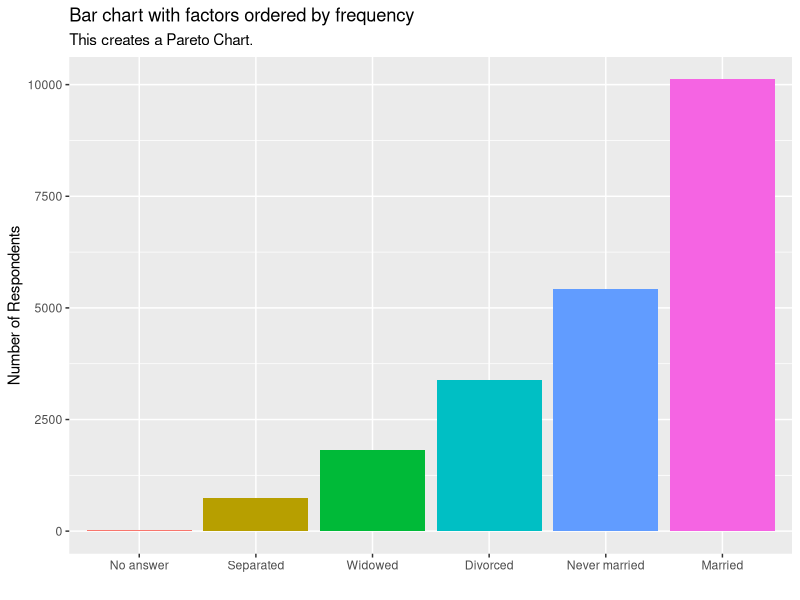
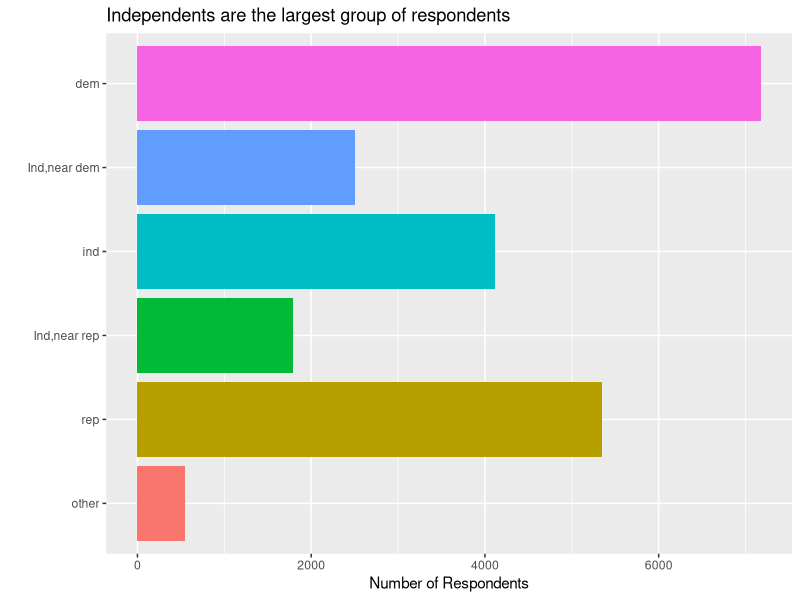
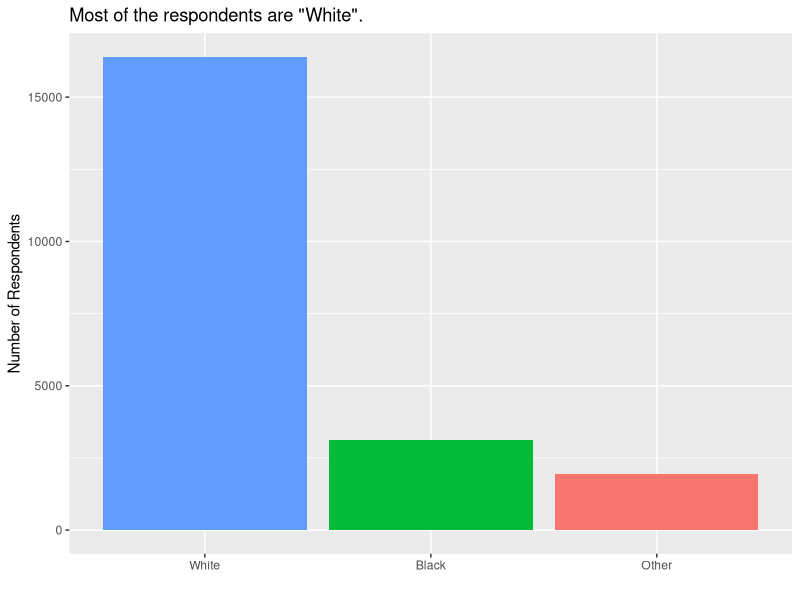
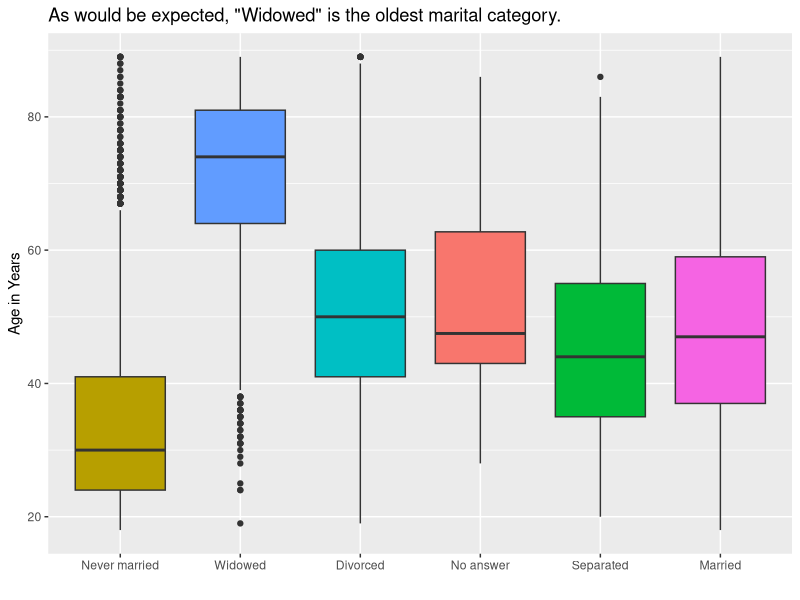

Here is the R script that generated these plots, in order:
## ---- chunk 1
knitr::opts_chunk$set(echo = TRUE,
                      message = FALSE,
                      warning = FALSE)
library(tidyverse)
library(forcats)
## ---- chunk 2
gss_cat %>%
  mutate(marital = marital %>% fct_infreq() %>% fct_rev()) %>%
  ggplot(aes(x = marital, fill = marital)) +
  geom_bar(show.legend = FALSE) +
  labs(
    title = "Bar chart with factors ordered by frequency",
    subtitle = "This creates a Pareto Chart.",
    x = "",
    y = "Number of Respondents"
  )
## ---- chunk 3
gss_cat %>%
  mutate(partyid = fct_collapse(
    partyid,
    other = c("No answer", "Don't know", "Other party"),
    rep = c("Strong republican", "Not str republican"),
    ind = c("Ind, near rep", "Independent", "Ind, near dem"),
    dem = c("Not str democrat", "Strong democrat")
  )) %>%
  ggplot(aes(x = partyid, fill = partyid)) +
  geom_bar(show.legend = FALSE) +
  coord_flip() +
  labs(
    title = "Independents are the largest group of respondents",
    x = "",
    y = "Number of Respondents"
  )
## ---- chunk 4
gss_cat %>% 
  ggplot(aes(x = race %>% fct_infreq(), fill = race)) +
  geom_bar(show.legend = FALSE) +
  labs(
    title = 'Most of the respondents are "White".',
    x = "", 
    y = "Number of Respondents"
  )
## ---- chunk 5
gss_cat %>% 
  select(marital, age) %>% 
  na.omit() %>% 
  ggplot(aes(fct_reorder(marital, age, IQR), age, fill = marital)) + 
  geom_boxplot(show.legend = FALSE) +
  labs(
    title = 'As would be expected, "Widowed" is the oldest marital category.',
    x = "",
    y = "Age in Years"
  )
